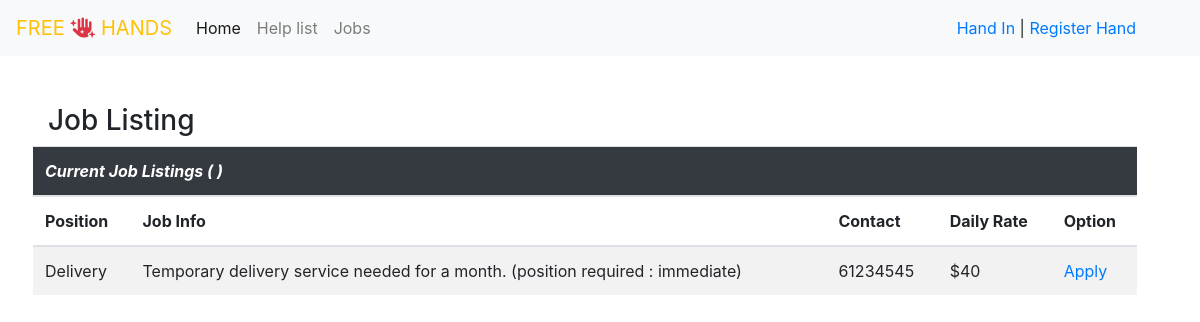
The page /tasks/job_listing/ on the database as committed earlier.
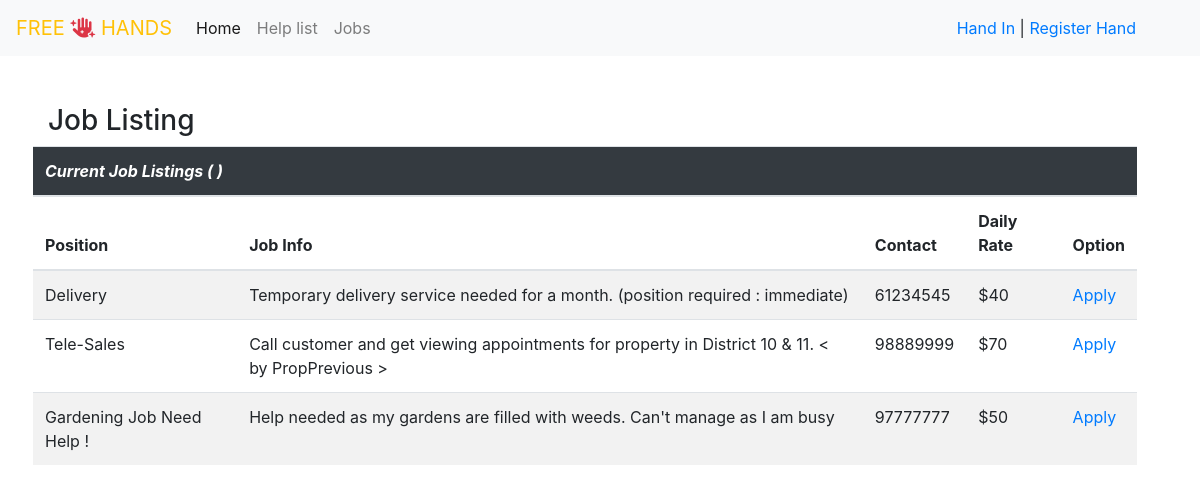
The same page on the database as committed later.
### tasks/models.py (models this page shows, shortened)
class Job_detail (models.Model):
    user = models.ForeignKey(
        MyUser, on_delete=models.CASCADE,
        null= False,
        blank = False
        )
    position = models.CharField(
        max_length = 32,
        blank = False,
        )
    description = models.TextField(
        max_length = 256,
        blank = False,
        )
    contact = models.IntegerField (
        blank = False,
        )
    rate_per_day = models.IntegerField(
        blank = False,
        default = 20
        )

### tasks/views.py (the view)
# urls.py: path('job_listing/', job_listing, name='job_listing'),
def job_listing(request):
    result = Job_detail.objects.all()
    return render(request, 'job_listing.html',{
        'data':result
    })

### tasks/templates/job_listing.html (shortened to what this page needs)
{% extends 'base.html' %} {% block page_title %}Need an extra pair of hands | Part time helpers, odd jobs{% endblock %} {% block content %}
<section class='container-fluid row p-5'>
  <div class="col-12">
    <h3>Job Listing</h3>
  </div>
      <table class="table table-striped border`">
        <thead>
            <tr>
                <th scope="col" colspan='5' class='bg-dark text-white'><i>Current Job Listings (
                    )</i></th>
            </tr>
            <tr>
                <th>Position</th>
                <th>Job Info</th>
                <th>Contact</th>
                <th>Daily Rate</th>
                <th>Option</th>
            </tr>
        </thead>
        <tbody>
            {% for d in data %}
            <tr>
                <td>{{d.position}}</td>
                <td>{{d.description}}</td>
                <td>{{d.contact}}</td>
                <td>${{d.rate_per_day}}</td>
                <td>
                    <a href="">Apply</a>
                </td>
            </tr>
            {% endfor %}
        </tbody>
    </table>
</section>
{% endblock %}

### templates/base.html (shortened to what this page needs)
{% load static %}
<!doctype html>
<html lang="en">
<head>
  <link rel="stylesheet" href="https://stackpath.bootstrapcdn.com/bootstrap/4.4.1/css/bootstrap.min.css">
  <link rel="stylesheet" href="{% static 'style.css' %}" type="text/css" />
</head>
<body>
  <nav class="navbar navbar-expand-lg navbar-light bg-light">
    <a class="navbar-brand" href="{% url 'index' %}"><span class='text-warning'>FREE
    <i class="fas fa-hand-sparkles text-danger"></i>
    HANDS</span></a>
    <div class="collapse navbar-collapse" id="navbarSupportedContent">
      <ul class="navbar-nav mr-auto">
        <li class="nav-item active">
          <a class="nav-link" href="{% url 'index' %}">Home <span class="sr-only">(current)</span></a>
        </li>
        <li class="nav-item">
          <a class="nav-link" href="{% url 'help_list' %}">Help list</a>
        </li>
        <li class="nav-item">
          <a class="nav-link" href="{% url 'job_listing' %}">Jobs</a>
        </li>
      </ul>
      <div class='pr-5'>
        {% if not user.is_authenticated %}
        <a href="{% url 'login' %}">Hand In</a> |
        <a href="{% url 'register' %}">Register Hand</a>
        {% endif %}
      </div>
    </div>
  </nav>
  {% block content %}{% endblock %}
</body>
</html>

Rows that differ between the two databases and show on the page:
added Job_detail: position "Tele-Sales", description "Call customer and get viewing appointments for property in District 10 & 11. < by PropPrevious >", contact "98889999", rate_per_day "70"
added Job_detail: position "Gardening Job Need Help !", description "Help needed as my gardens are filled with weeds. Can't manage as I am busy", contact "97777777", rate_per_day "50"
